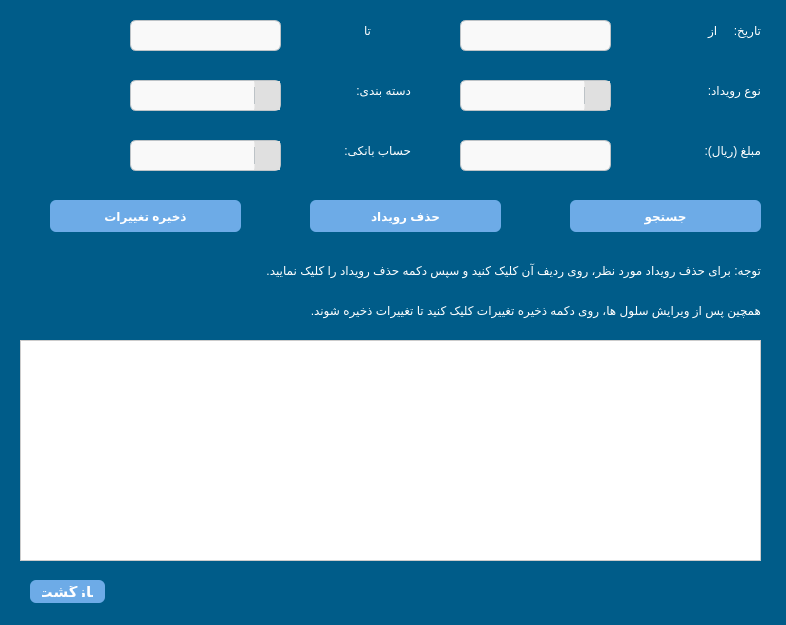
<?xml version="1.0" encoding="UTF-8"?>
<ui version="4.0">
 <class>Form</class>
 <widget class="QWidget" name="Form">
  <property name="geometry">
   <rect>
    <x>0</x>
    <y>0</y>
    <width>786</width>
    <height>625</height>
   </rect>
  </property>
  <property name="windowTitle">
   <string>Form</string>
  </property>
  <property name="styleSheet">
   <string notr="true">QWidget {
    background-color: rgb(0, 92, 137);
	color: white
}
</string>
  </property>
  <widget class="QTableWidget" name="eventsTable">
   <property name="geometry">
    <rect>
     <x>20</x>
     <y>340</y>
     <width>741</width>
     <height>221</height>
    </rect>
   </property>
   <property name="styleSheet">
    <string notr="true">QTableView {
    background-color: #ffffff;
    color: #222222;
    gridline-color: #cccccc;
    font-size: 14px;
    font-family: Tahoma;
    selection-background-color: #d0eaff;
    selection-color: #000000;
    border: 1px solid #cccccc;
}

QHeaderView::section {
    background-color: #eeeeee;
    color: #333333;
    font-weight: bold;
    font-size: 13px;
    padding: 5px;
    border: 1px solid #cccccc;
}

</string>
   </property>
  </widget>
  <widget class="QLineEdit" name="fromLineEdit">
   <property name="geometry">
    <rect>
     <x>460</x>
     <y>20</y>
     <width>151</width>
     <height>31</height>
    </rect>
   </property>
   <property name="styleSheet">
    <string notr="true">QLineEdit {
    background-color: #f9f9f9;
    color: #2c3e50;
    border: 1px solid #bdc3c7;
    border-radius: 6px;
    padding: 6px;
    font-size: 14px;
}

QLineEdit:focus {
    border: 1px solid #3498db;
    background-color: #ecf6fc;
}

</string>
   </property>
  </widget>
  <widget class="QLabel" name="label_5">
   <property name="geometry">
    <rect>
     <x>350</x>
     <y>20</y>
     <width>21</width>
     <height>21</height>
    </rect>
   </property>
   <property name="styleSheet">
    <string notr="true">
QLabel {
    background-color: rgba(0, 0, 0, 0);
    border: none;
    color: white;
    font: 16pt &quot;.AppleSystemUIFont&quot;;
}

</string>
   </property>
   <property name="text">
    <string>تا</string>
   </property>
  </widget>
  <widget class="QLabel" name="label_4">
   <property name="geometry">
    <rect>
     <x>630</x>
     <y>20</y>
     <width>131</width>
     <height>21</height>
    </rect>
   </property>
   <property name="styleSheet">
    <string notr="true">
QLabel {
    background-color: rgba(0, 0, 0, 0);
    border: none;
    color: white;
    font: 16pt &quot;.AppleSystemUIFont&quot;;
}

</string>
   </property>
   <property name="text">
    <string>تاریخ:     از</string>
   </property>
  </widget>
  <widget class="QLineEdit" name="toLineEdit">
   <property name="geometry">
    <rect>
     <x>130</x>
     <y>20</y>
     <width>151</width>
     <height>31</height>
    </rect>
   </property>
   <property name="styleSheet">
    <string notr="true">QLineEdit {
    background-color: #f9f9f9;
    color: #2c3e50;
    border: 1px solid #bdc3c7;
    border-radius: 6px;
    padding: 6px;
    font-size: 14px;
}

QLineEdit:focus {
    border: 1px solid #3498db;
    background-color: #ecf6fc;
}

</string>
   </property>
  </widget>
  <widget class="QPushButton" name="searchButton">
   <property name="geometry">
    <rect>
     <x>570</x>
     <y>200</y>
     <width>191</width>
     <height>32</height>
    </rect>
   </property>
   <property name="styleSheet">
    <string notr="true">QPushButton {
	font: 16pt &quot;.AppleSystemUIFont&quot;;
    background-color:rgb(109, 171, 231);
    color: white;
    border-radius: 6px;
    padding: 6px 12px;
    font-weight: bold;
}
QPushButton:hover {
    background-color: rgb(109, 160, 200);
}

</string>
   </property>
   <property name="text">
    <string>جستجو</string>
   </property>
  </widget>
  <widget class="QLabel" name="label_6">
   <property name="geometry">
    <rect>
     <x>660</x>
     <y>80</y>
     <width>101</width>
     <height>21</height>
    </rect>
   </property>
   <property name="styleSheet">
    <string notr="true">
QLabel {
    background-color: rgba(0, 0, 0, 0);
    border: none;
    color: white;
    font: 16pt &quot;.AppleSystemUIFont&quot;;
}

</string>
   </property>
   <property name="text">
    <string>نوع رویداد:</string>
   </property>
  </widget>
  <widget class="QComboBox" name="typeComboBox">
   <property name="geometry">
    <rect>
     <x>460</x>
     <y>80</y>
     <width>151</width>
     <height>31</height>
    </rect>
   </property>
   <property name="styleSheet">
    <string notr="true">QComboBox {
    background-color: #f9f9f9;
    color: #2c3e50;
    border: 1px solid #bdc3c7;
    border-radius: 6px;
    padding: 6px;
    font-size: 14px;
	qproperty-font: &quot;FontAwesome&quot;;
}

QComboBox:focus {
    border: 1px solid #3498db;
    background-color: #ecf6fc;
}

QComboBox::drop-down {
    subcontrol-origin: padding;
    subcontrol-position: top right;
    width: 25px;
    border-left: 1px solid #bdc3c7;
    border-radius: 0px 6px 6px 0px;
    background-color: #e0e0e0;
}

QComboBox::down-arrow {
    image: url(icons/down-arrow.png);  /* مسیر نسبی نسبت به main.py */
    width: 12px;
    height: 12px;
}





</string>
   </property>
  </widget>
  <widget class="QLabel" name="label_7">
   <property name="geometry">
    <rect>
     <x>310</x>
     <y>80</y>
     <width>101</width>
     <height>21</height>
    </rect>
   </property>
   <property name="styleSheet">
    <string notr="true">
QLabel {
    background-color: rgba(0, 0, 0, 0);
    border: none;
    color: white;
    font: 16pt &quot;.AppleSystemUIFont&quot;;
}

</string>
   </property>
   <property name="text">
    <string>دسته بندی:</string>
   </property>
  </widget>
  <widget class="QComboBox" name="categoryComboBox">
   <property name="geometry">
    <rect>
     <x>130</x>
     <y>80</y>
     <width>151</width>
     <height>31</height>
    </rect>
   </property>
   <property name="styleSheet">
    <string notr="true">QComboBox {
    background-color: #f9f9f9;
    color: #2c3e50;
    border: 1px solid #bdc3c7;
    border-radius: 6px;
    padding: 6px;
    font-size: 14px;
	qproperty-font: &quot;FontAwesome&quot;;
}

QComboBox:focus {
    border: 1px solid #3498db;
    background-color: #ecf6fc;
}

QComboBox::drop-down {
    subcontrol-origin: padding;
    subcontrol-position: top right;
    width: 25px;
    border-left: 1px solid #bdc3c7;
    border-radius: 0px 6px 6px 0px;
    background-color: #e0e0e0;
}

QComboBox::down-arrow {
    image: url(icons/down-arrow.png);  /* مسیر نسبی نسبت به main.py */
    width: 12px;
    height: 12px;
}</string>
   </property>
  </widget>
  <widget class="QLabel" name="label_2">
   <property name="geometry">
    <rect>
     <x>670</x>
     <y>140</y>
     <width>91</width>
     <height>21</height>
    </rect>
   </property>
   <property name="styleSheet">
    <string notr="true">
QLabel {
    background-color: rgba(0, 0, 0, 0);
    border: none;
    color: white;
    font: 16pt &quot;.AppleSystemUIFont&quot;;
}

</string>
   </property>
   <property name="text">
    <string>مبلغ (ریال):</string>
   </property>
  </widget>
  <widget class="QLineEdit" name="CostLineEdit">
   <property name="geometry">
    <rect>
     <x>460</x>
     <y>140</y>
     <width>151</width>
     <height>31</height>
    </rect>
   </property>
   <property name="styleSheet">
    <string notr="true">QLineEdit {
    background-color: #f9f9f9;
    color: #2c3e50;
    border: 1px solid #bdc3c7;
    border-radius: 6px;
    padding: 6px;
    font-size: 14px;
}

QLineEdit:focus {
    border: 1px solid #3498db;
    background-color: #ecf6fc;
}

</string>
   </property>
  </widget>
  <widget class="QLabel" name="label_3">
   <property name="geometry">
    <rect>
     <x>310</x>
     <y>140</y>
     <width>101</width>
     <height>21</height>
    </rect>
   </property>
   <property name="styleSheet">
    <string notr="true">
QLabel {
    background-color: rgba(0, 0, 0, 0);
    border: none;
    color: white;
    font: 16pt &quot;.AppleSystemUIFont&quot;;
}

</string>
   </property>
   <property name="text">
    <string>حساب بانکی:</string>
   </property>
  </widget>
  <widget class="QComboBox" name="accountComboBox">
   <property name="geometry">
    <rect>
     <x>130</x>
     <y>140</y>
     <width>151</width>
     <height>31</height>
    </rect>
   </property>
   <property name="styleSheet">
    <string notr="true">QComboBox {
    background-color: #f9f9f9;
    color: #2c3e50;
    border: 1px solid #bdc3c7;
    border-radius: 6px;
    padding: 6px;
    font-size: 14px;
	qproperty-font: &quot;FontAwesome&quot;;
}

QComboBox:focus {
    border: 1px solid #3498db;
    background-color: #ecf6fc;
}

QComboBox::drop-down {
    subcontrol-origin: padding;
    subcontrol-position: top right;
    width: 25px;
    border-left: 1px solid #bdc3c7;
    border-radius: 0px 6px 6px 0px;
    background-color: #e0e0e0;
}

QComboBox::down-arrow {
    image: url(icons/down-arrow.png);  /* مسیر نسبی نسبت به main.py */
    width: 12px;
    height: 12px;
}</string>
   </property>
  </widget>
  <widget class="QPushButton" name="editButton">
   <property name="geometry">
    <rect>
     <x>50</x>
     <y>200</y>
     <width>191</width>
     <height>32</height>
    </rect>
   </property>
   <property name="styleSheet">
    <string notr="true">QPushButton {
	font: 16pt &quot;.AppleSystemUIFont&quot;;
    background-color:rgb(109, 171, 231);
    color: white;
    border-radius: 6px;
    padding: 6px 12px;
    font-weight: bold;
}
QPushButton:hover {
    background-color: rgb(109, 160, 200);
}

</string>
   </property>
   <property name="text">
    <string>ذخیره تغییرات</string>
   </property>
  </widget>
  <widget class="QPushButton" name="removeButton">
   <property name="geometry">
    <rect>
     <x>310</x>
     <y>200</y>
     <width>191</width>
     <height>32</height>
    </rect>
   </property>
   <property name="styleSheet">
    <string notr="true">QPushButton {
	font: 16pt &quot;.AppleSystemUIFont&quot;;
    background-color:rgb(109, 171, 231);
    color: white;
    border-radius: 6px;
    padding: 6px 12px;
    font-weight: bold;
}
QPushButton:hover {
    background-color: rgb(109, 160, 200);
}

</string>
   </property>
   <property name="text">
    <string>حذف رویداد</string>
   </property>
  </widget>
  <widget class="QLabel" name="label_8">
   <property name="geometry">
    <rect>
     <x>90</x>
     <y>260</y>
     <width>671</width>
     <height>21</height>
    </rect>
   </property>
   <property name="styleSheet">
    <string notr="true">
QLabel {
    background-color: rgba(0, 0, 0, 0);
    border: none;
    color: white;
    font: 16pt &quot;.AppleSystemUIFont&quot;;
}

</string>
   </property>
   <property name="text">
    <string>توجه: برای حذف رویداد مورد نظر، روی ردیف آن کلیک کنید و سپس دکمه حذف رویداد را کلیک نمایید.</string>
   </property>
  </widget>
  <widget class="QLabel" name="label_9">
   <property name="geometry">
    <rect>
     <x>100</x>
     <y>300</y>
     <width>661</width>
     <height>21</height>
    </rect>
   </property>
   <property name="styleSheet">
    <string notr="true">
QLabel {
    background-color: rgba(0, 0, 0, 0);
    border: none;
    color: white;
    font: 16pt &quot;.AppleSystemUIFont&quot;;
}

</string>
   </property>
   <property name="text">
    <string>همچین پس از ویرایش سلول ها، روی دکمه ذخیره تغییرات کلیک کنید تا تغییرات ذخیره شوند.</string>
   </property>
  </widget>
  <widget class="QPushButton" name="backbutton">
   <property name="geometry">
    <rect>
     <x>30</x>
     <y>580</y>
     <width>75</width>
     <height>23</height>
    </rect>
   </property>
   <property name="font">
    <font>
     <family>.AppleSystemUIFont</family>
     <pointsize>11</pointsize>
     <weight>75</weight>
     <italic>false</italic>
     <bold>true</bold>
    </font>
   </property>
   <property name="styleSheet">
    <string notr="true">QPushButton {
	font: 11pt &quot;.AppleSystemUIFont&quot;;
    background-color:rgb(109, 171, 231);
    color: white;
    border-radius: 6px;
    padding: 6px 12px;
    font-weight: bold;
}
QPushButton:hover {
    background-color: rgb(109, 160, 200);
}

</string>
   </property>
   <property name="text">
    <string>بازگشت</string>
   </property>
  </widget>
 </widget>
 <resources/>
 <connections/>
</ui>
